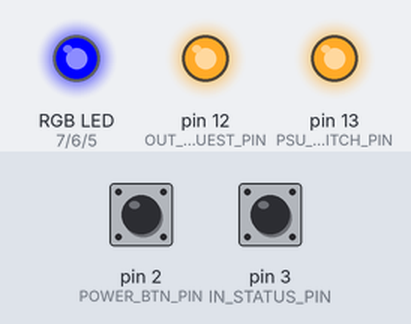
Simulated run of this sketch. Board: Arduino Nano, built with avr-gcc and run on an emulated ATmega328P. Parts: an RGB LED mixed from three pins (HIGH = lit), output pins drawn as LEDs (lit = HIGH). Dashed ring = blinking. The inputs (shaded band) are chosen by the test bench; at power-on: pin 2 (POWER_BTN_PIN) HIGH, pin 3 (IN_STATUS_PIN) HIGH.

Above: at 1.2 s.
1.3 s: pin 2 (POWER_BTN_PIN) pulled LOW for 0.15 s
At 2.6 s:
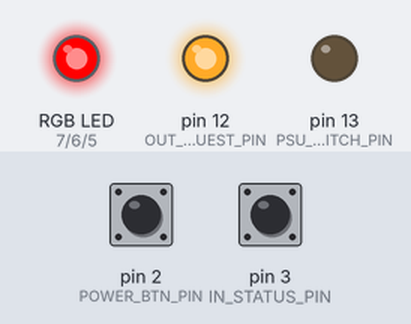
2.9 s: pin 3 (IN_STATUS_PIN) pulled LOW for 0.15 s
At 3.9 s:
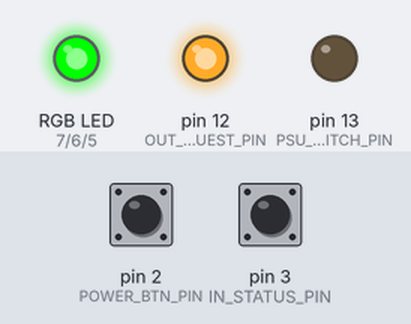
4.5 s: pin 2 (POWER_BTN_PIN) pulled LOW for 1 s
At 6.4 s:
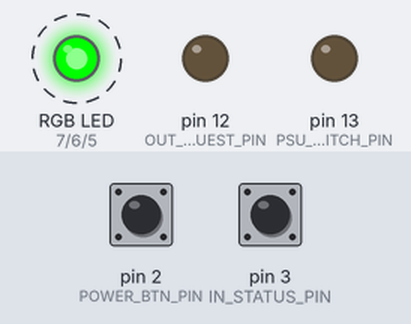
8.5 s: pin 3 (IN_STATUS_PIN) pulled LOW for 1 s
At 9.9 s:
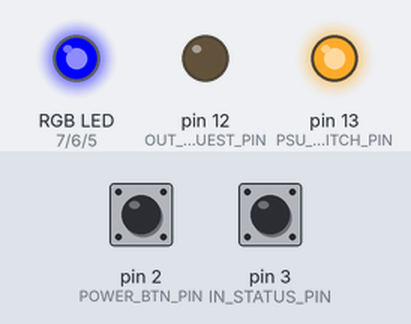
11.0 s: pin 2 (POWER_BTN_PIN) pulled LOW for 3.2 s
At 15.4 s:
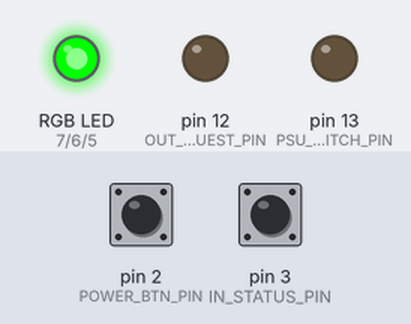
15.7 s: pin 3 (IN_STATUS_PIN) pulled LOW for 3.2 s
At 16.6 s:
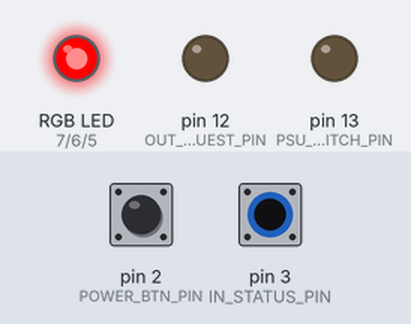
Timing chart, 0 to 20.4 s (numbered marks = the images above; inputs shaded):
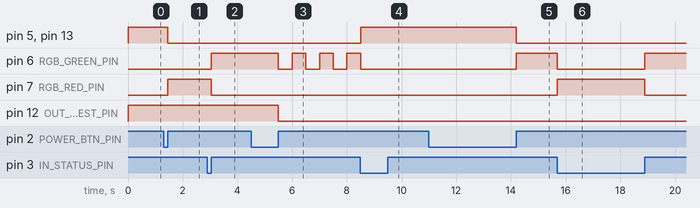

Measured:
- after the input at 1.3 s, pin 5 (RGB_BLUE_PIN), pin 13 (PSU_SWITCH_PIN): HIGH → LOW after 0.15 s; pin 7 (RGB_RED_PIN): LOW → HIGH after 0.15 s
- after the input at 2.9 s, pin 6 (RGB_GREEN_PIN): LOW → HIGH after 0.15 s; pin 7 (RGB_RED_PIN): HIGH → LOW after 0.15 s
- after the input at 4.5 s, pin 6 (RGB_GREEN_PIN): alternates HIGH for 0.50 s and LOW for 0.50 s, starting after 1.0 s; pin 12 (OUT_SHUTDOWN_REQUEST_PIN): HIGH → LOW after 1.0 s
- after the input at 8.5 s, pin 5 (RGB_BLUE_PIN), pin 13 (PSU_SWITCH_PIN): LOW → HIGH at once; pin 6 (RGB_GREEN_PIN): goes on until 8.5 s, then stays LOW
- after the input at 11.0 s, pin 5 (RGB_BLUE_PIN), pin 13 (PSU_SWITCH_PIN): HIGH → LOW after 3.2 s; pin 6 (RGB_GREEN_PIN): LOW → HIGH after 3.2 s
- after the input at 15.7 s, pin 6 (RGB_GREEN_PIN): HIGH → LOW at once, → HIGH 3.2 s later; pin 7 (RGB_RED_PIN): LOW → HIGH at once, → LOW 3.2 s later

The sketch:

atxMgmt.ino
```cpp
/*
 Name:		atxMgmt.ino
 Created:	22/02/2018 20:42:26
 Author:	kevin

 Code pour carte de management imprimante 3D DiscoEasy200

 Gestion de bouton en façade pour l'allumage de l'alimentation ATX
 Le bouton demande aussi l'arrêt propre du raspberry (octoprint)
 Attente du retour du raspberry (ou timeout) pour arrêt de l'alimentation

 */

#include "resources.h"
//#define DEBUG

// Constants
const byte PSU_SWITCH_PIN = 13;             // Connected to the ATX GREEN CABLE (LOW enables the PSU)
const byte OUT_SHUTDOWN_REQUEST_PIN = 12;   // To the RPI to request proper shutdown
const byte IN_STATUS_PIN = 3;              // TO the RPI (LOW=RPi not ready) / pin 2 or 3 for IRQ
const byte POWER_BTN_PIN = 2;               // pin 2 or 3 for IRQ
const byte RGB_RED_PIN = 7;
const byte RGB_GREEN_PIN = 6;
const byte RGB_BLUE_PIN = 5;

const unsigned long SHUTDOWN_TIMEOUT = 240000; //the timeout in milliseconds
const int DEBOUNCE_TIME = 15;                 // ms
const int BLINK_SPEED = 500;                  // ms

// Variables

bool psu_state_on = false;
bool rpi_started = false;
bool enable_blink = false;

unsigned long startingTime = 0; //used to store the start of shutdown request
unsigned long blinkTime = 0;

// Need to be volatile to be accessible from IRQ function
volatile unsigned long lastBtnPressed = 0;
volatile unsigned long lastRpiStateReport = 0;
volatile bool btn_pressed = false;
volatile bool rpi_status_triggered = false;

// Managing RGB LED
ledColor currentColor = ledColor::NONE;
bool ledOn = true;

// Routine to set the front LED color (RGB LED)
void setLedColor(ledColor color) {
	switch (color) {
	case ledColor::NONE:
		digitalWrite(RGB_RED_PIN, LOW);
		digitalWrite(RGB_GREEN_PIN, LOW);
		digitalWrite(RGB_BLUE_PIN, LOW);
		break;
	case ledColor::RED:
		digitalWrite(RGB_GREEN_PIN, LOW);
		digitalWrite(RGB_BLUE_PIN, LOW);
		digitalWrite(RGB_RED_PIN, HIGH);
		currentColor = ledColor::RED;
		break;
	case ledColor::BLUE:
		digitalWrite(RGB_RED_PIN, LOW);
		digitalWrite(RGB_GREEN_PIN, LOW);
		digitalWrite(RGB_BLUE_PIN, HIGH);
		currentColor = ledColor::BLUE;
		break;
	case ledColor::GREEN:
		digitalWrite(RGB_RED_PIN, LOW);
		digitalWrite(RGB_BLUE_PIN, LOW);
		digitalWrite(RGB_GREEN_PIN, HIGH);
		currentColor = ledColor::GREEN;
		break;
	}
}

// Set LED Color according to actions & states
void updateLedStatus() {
	// Update LED status
	if (psu_state_on) {
		if (rpi_started) {
			setLedColor(ledColor::GREEN);
		}
		else {
			setLedColor(ledColor::RED);
		}
	}
	else {
		setLedColor(ledColor::BLUE);
	}
}

// Routine to manager LED blinking
void blinkLed() {
	if ((enable_blink) && ((millis() - blinkTime) > BLINK_SPEED)) {
		if (ledOn) {
			setLedColor(ledColor::NONE);
		}
		else {
			setLedColor(currentColor);
		}
		ledOn = !ledOn;
		blinkTime = millis();
	}
}

void setup() {
	#ifdef DEBUG
		Serial.begin(9600);
	#endif
	// Prepare pin state
	pinMode(PSU_SWITCH_PIN, OUTPUT);
	pinMode(OUT_SHUTDOWN_REQUEST_PIN, OUTPUT);

	pinMode(IN_STATUS_PIN, INPUT_PULLUP);
	pinMode(POWER_BTN_PIN, INPUT_PULLUP);

	pinMode(RGB_RED_PIN, OUTPUT);
	pinMode(RGB_GREEN_PIN, OUTPUT);
	pinMode(RGB_BLUE_PIN, OUTPUT);

	// System starts with PSU OFF
	digitalWrite(PSU_SWITCH_PIN, HIGH);
	// No shutdown request
	digitalWrite(OUT_SHUTDOWN_REQUEST_PIN, HIGH);
	// Bind interrupt to power button
	attachInterrupt(digitalPinToInterrupt(POWER_BTN_PIN), btnPress, RISING);
	// Bind interrupt to rpi state pin (RISING means RPI is completed started. FALLING means RPI is properly shut.)
	attachInterrupt(digitalPinToInterrupt(IN_STATUS_PIN), rpiState, CHANGE);
	#ifdef DEBUG
		Serial.println("Initialization complete");
	#endif
	updateLedStatus();

}

void loop() {

	if (btn_pressed) {
		// reset btn state
		btn_pressed = false;
		if (!psu_state_on) {
			// Start PSU
			digitalWrite(PSU_SWITCH_PIN, LOW);
			psu_state_on = true;
			#ifdef DEBUG
				Serial.println("PSU Started");
			#endif
			enable_blink = false;
		}
		else {
			// Request proper shutdown to RPI
			digitalWrite(OUT_SHUTDOWN_REQUEST_PIN, LOW);
			// start timeout counter
			startingTime = millis();
			#ifdef DEBUG
				Serial.println("Starting timeout");
			#endif
			enable_blink = true;
		}
		updateLedStatus();
	}

	// Shutdown requested because timeout is running
	if (startingTime >0) {
		// Is timeout reached ?
		if ((millis() - startingTime) > SHUTDOWN_TIMEOUT) {
			// Abruptly shut PSU OFF
			digitalWrite(PSU_SWITCH_PIN, HIGH);
			psu_state_on = false;
			enable_blink = false;
			startingTime = 0;
			#ifdef DEBUG
				Serial.println("Shutdown timeout reached. Stopping PSU");
			#endif
			updateLedStatus();
		}
		// is RPI properly shut (or still not completely up) ?
		if (!rpi_started) {
			// shut PSU OFF
			digitalWrite(PSU_SWITCH_PIN, HIGH);
			psu_state_on = false;
			enable_blink = false;
			startingTime = 0;
			#ifdef DEBUG
				Serial.println("Stopping PSU.");
			#endif
			updateLedStatus();
		}
	}

	if (rpi_status_triggered) {
		rpi_status_triggered = false;
		if (digitalRead(IN_STATUS_PIN) == HIGH) {
			rpi_started = true;
			#ifdef DEBUG
				Serial.println("RPI startup completed.");
			#endif
		}
		else {
			rpi_started = false;
			#ifdef DEBUG
				Serial.println("RPI shutdown completed.");
			#endif
		}
		updateLedStatus();
	}

	blinkLed();

}


// Interrupt handler for power button
void btnPress() {
	// Debounce for inteferences (a few ms)
	if ((millis() - lastBtnPressed) > DEBOUNCE_TIME) {
		lastBtnPressed = millis();
		#ifdef DEBUG
			Serial.println("BTN INTERRUPT TRIGGERED !");
		#endif
		btn_pressed = true;
	}
}

// Interrupt handler for RPI state change
void rpiState() {
	// Debounce for inteferences
	if ((millis() - lastRpiStateReport) > DEBOUNCE_TIME) {
		lastRpiStateReport = millis();
		#ifdef DEBUG
			Serial.println("RPI INTERRUPT TRIGGERED !");
		#endif
		rpi_status_triggered = true;
	}
}
```

resources.h
```cpp
enum class ledColor : byte {
	RED,
	GREEN,
	BLUE,
	NONE
};
```
